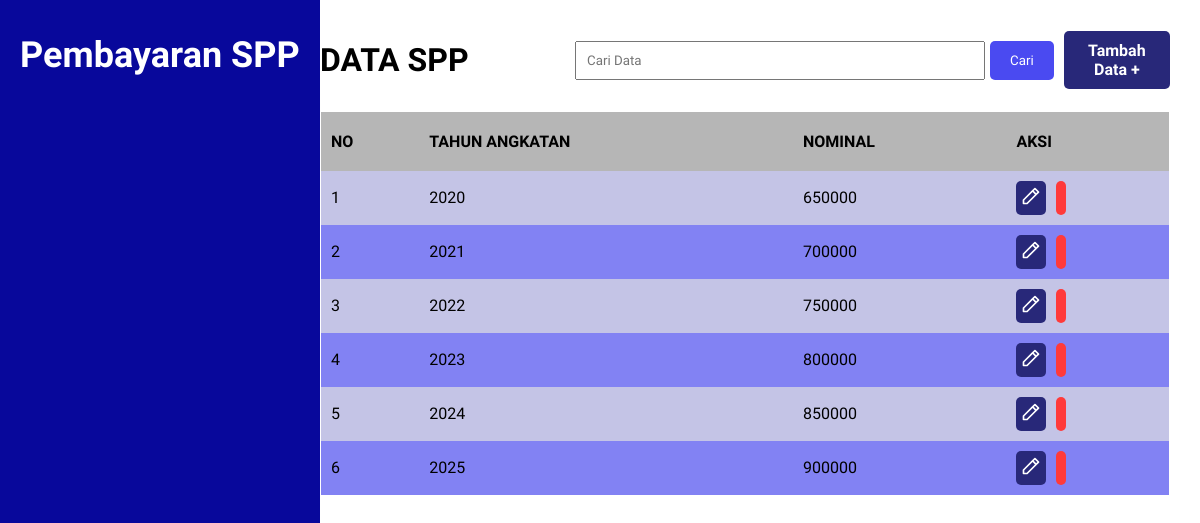
The app's page /view_spp.php with its own data.
### tables this page shows
CREATE TABLE `tb_spp` (
  `idspp` int(4) NOT NULL,
  `tahun_angkatan` varchar(5) NOT NULL,
  `nominal` int(10) NOT NULL
);

### view_spp.php (the view, shortened to what this page needs)
<?php
    include("koneksi.php");
    include("bar/navbar.php");
?>
<!DOCTYPE html>
<html lang="en">
<head>
    <link rel="stylesheet" href="css/style.php">
</head>
<body>
    <div class="table-container">
        <div class="table-tittle">
            <h1>DATA SPP</h1>
            <div class="tittle-right">
                <form action="">
                    <input type="text" name="cari" placeholder="Cari Data">
                    <button type="submit">Cari</button>
                </form>
                <a href="insert_spp.php">Tambah Data +</a>
            </div>
        </div>
        <table cellpadding="5" cellspacing="0">
            <thead>
                <tr>
                    <th>NO</th>
                    <th>TAHUN ANGKATAN</th>
                    <th>NOMINAL</th>
                    <th>AKSI</th>
                </tr>
            </thead>
            <tbody>
                <?php
                    $query = "SELECT * FROM tb_spp ORDER BY idspp ASC";
                    $result = mysqli_query($koneksi, $query);
                    $i = 1;
                    while($row = mysqli_fetch_assoc($result)){
                ?>
                <tr>
                    <td><?= $i++; ?></td>
                    <td><?php echo $row['tahun_angkatan']; ?></td>
                    <td><?php echo $row['nominal']; ?></td>
                    <td>
                        <div class="btn">
                            <a href="update_spp.php?idspp=<?php echo $row['idspp'];?>">
                                <img class="icon-sm" src="./image/edit-icon.svg" alt="">
                            </a>
                            <a href="delete_spp.php?idspp=<?php echo $row['idspp'];?>"
                                onClick="return confirm('Anda yakin menghapus data ini?')">
                            </a>
                        </div>
                    </td>
                </tr>
                <?php
                    }
                ?>
            </tbody>
        </table>
    </div>
</body>
</html>

### records on screen
tb_spp: tahun_angkatan "2020", nominal "650000"
tb_spp: tahun_angkatan "2021", nominal "700000"
tb_spp: tahun_angkatan "2022", nominal "750000"
tb_spp: tahun_angkatan "2023", nominal "800000"
tb_spp: tahun_angkatan "2024", nominal "850000"
tb_spp: tahun_angkatan "2025", nominal "900000"
